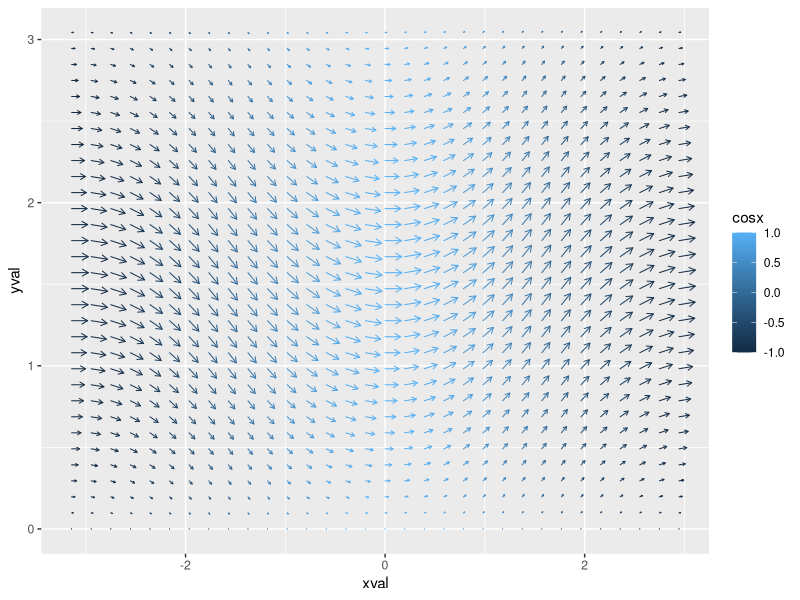

Reproduce this figure in R.
library(tidyverse)
library(here)
beaches <- read_csv(here("data","sydneybeaches3.csv"))
vectors <- read_csv(here("data","vector_field.csv"))

# ggplot2 is designed to be extensible, so that
# you can write your own geoms, etc. This section
# discusses it briefly and provides the code from
# the slides, but there aren't any specific exercises
# The main goal here is to understand the basics of
# how ggplot2 can be extended

################# part 1 ################

# A very simple example. First here's
# the basic set up for a plot showing
# temperature against enterococci on a
# logarithmic scale
a <- ggplot(
  data = beaches,
  mapping = aes(
    x = temperature,
    y = enterococci)
) +
  scale_y_continuous(
    name = "Enterococci (cfu/100ml)",
    trans = "log10",
    breaks = c(1, 10, 100),
    limits = c(.1, 1000)
  ) +
  facet_wrap(vars(season_name))


# plot each data point
b <- a +
  geom_point(alpha = .2, colour = "purple") +
  geom_density2d(bins = 4, colour = "purple")


# define a function that creates both layers
geom_pointdensity2d <- function(pointalpha = .2, contourbins = 4, ...){
  layer1 <- geom_point(alpha = pointalpha, ...)
  layer2 <- geom_density2d(bins = contourbins, ...)
  return(list(layer1, layer2))
}

# and here we go...
c <- a + geom_pointdensity2d(colour = "purple")

# now, this isn't really a "true" geom because
# it's adding two layers - it's just a convenient
# shorthand.
print(c$layers)

# nevertheless, it's still super handy



################# part 2 ################

# so how would we do the real thing? suppose we wanted a geom that draws
# arrows:

my_arrow <- function(data, panel_params, coord) {
  coords <- coord$transform(data, panel_params)
  trans <- function(coords, fun) {
    coords$length * coords$size * fun(2 * pi * coords$direction / 360)
  }

  grid::polylineGrob(
    x = c(coords$x, coords$x + trans(coords, cos)),
    y = c(coords$y, coords$y + trans(coords, sin)),
    id = c(1:length(coords$x), 1:length(coords$x)),
    arrow = arrow(
      angle = 30,
      length = unit(coords$size * coords$length/2, "native")),
    default.units = "native",
    gp = grid::gpar(col = coords$colour, lwd = coords$linewidth)
  )
}

GeomVector <- ggproto(
  "GeomVector", Geom,
  required_aes = c("x", "y", "direction", "length"),
  default_aes = aes(
    colour = "black", fill = NA, size = .025,
    linetype = 1, alpha = 1, linewidth = 1
  ),
  draw_key = draw_key_point,
  draw_panel = my_arrow
)


geom_vector <- function(
  mapping = NULL, data = NULL,
  stat = "identity",
  position = "identity",
  na.rm = FALSE,
  show.legend = NA,
  inherit.aes = TRUE,
  ...) {

  ggplot2::layer(
    geom = GeomVector,
    mapping = mapping,
    data = data,
    stat = stat,
    position = position,
    show.legend = show.legend,
    inherit.aes = inherit.aes,
    params = list(na.rm = na.rm, ...)
  )
}



# plot a random subset of the vector field
v <- ggplot(
  data = vectors,
  mapping = aes(
    x = xval,
    y = yval,
    direction = dir,
    length = len,
    colour = cosx)
  ) +
  geom_vector()

print(v)

# notice that it automatically supplies the legend
# for the colour aesthetic, but does not do anything
# for direction and length. This was partly laziness
# on my part. Arguably the angle aesthetic does not
# need its own scale, because it's defined with
# respect to the same coordinate system in the rest
# of the plot, but the length aesthetic is more
# symbolic. But that's a bit beyond the scope (plus
# it's not my strength)


